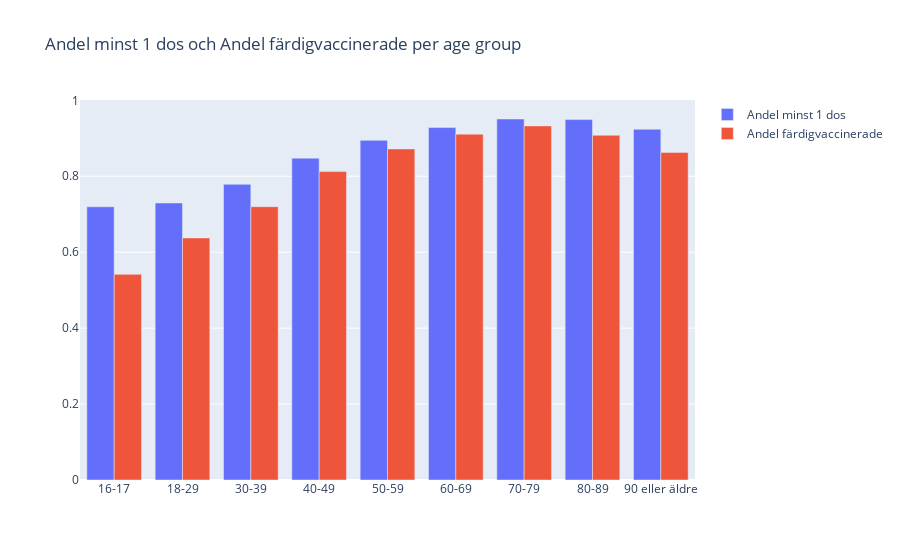

The code cell stored with this chart in its notebook:
### Markdown cell above
### 4. Total proportion of vaccineded Dose-1 and Dose-2 in different age groups

### Code cell
covid19_vaccin_age = pd.read_excel("files/Folkhalsomyndigheten_Covid19_Vaccine.xlsx", sheet_name="Vaccinerade kommun och ålder").groupby("Ålder").mean().reset_index()

fig = go.Figure()

fig.add_bar(name="Andel minst 1 dos", x=covid19_vaccin_age["Ålder"], y=covid19_vaccin_age["Andel minst 1 dos"])
fig.add_bar(name="Andel färdigvaccinerade", x=covid19_vaccin_age["Ålder"], y=covid19_vaccin_age["Andel färdigvaccinerade"])

fig.update_layout(barmode='group', title="Andel minst 1 dos och Andel färdigvaccinerade per age group")
fig.show()

### Figure 1 — Plotly figure (JSON) as saved in the notebook; plotly's stock layout.template omitted (floating-point values rounded to 4 significant figures)
{"data": [{"name": "Andel minst 1 dos", "type": "bar", "x": ["16-17", "18-29", "30-39", "40-49", "50-59", "60-69", "70-79", "80-89", "90 eller äldre"], "y": [0.7195, 0.7296, 0.7786, 0.8477, 0.8945, 0.9282, 0.9507, 0.9492, 0.9236]}, {"name": "Andel färdigvaccinerade", "type": "bar", "x": ["16-17", "18-29", "30-39", "40-49", "50-59", "60-69", "70-79", "80-89", "90 eller äldre"], "y": [0.5416, 0.6375, 0.7198, 0.8122, 0.8719, 0.9109, 0.9326, 0.9079, 0.8627]}], "layout": {"barmode": "group", "title": {"text": "Andel minst 1 dos och Andel färdigvaccinerade per age group"}}}
